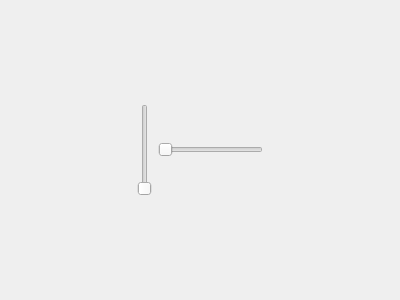
<?xml version="1.0" encoding="UTF-8"?>
<ui version="4.0">
 <class>Dialog</class>
 <widget class="QDialog" name="Dialog">
  <property name="geometry">
   <rect>
    <x>0</x>
    <y>0</y>
    <width>400</width>
    <height>300</height>
   </rect>
  </property>
  <property name="windowTitle">
   <string>Dialog</string>
  </property>
  <layout class="QHBoxLayout" name="horizontalLayout_3">
   <item>
    <layout class="QHBoxLayout" name="horizontalLayout_2">
     <item>
      <spacer name="horizontalSpacer">
       <property name="orientation">
        <enum>Qt::Horizontal</enum>
       </property>
       <property name="sizeHint" stdset="0">
        <size>
         <width>40</width>
         <height>20</height>
        </size>
       </property>
      </spacer>
     </item>
     <item>
      <layout class="QVBoxLayout" name="verticalLayout">
       <item>
        <spacer name="verticalSpacer_2">
         <property name="orientation">
          <enum>Qt::Vertical</enum>
         </property>
         <property name="sizeHint" stdset="0">
          <size>
           <width>20</width>
           <height>40</height>
          </size>
         </property>
        </spacer>
       </item>
       <item>
        <layout class="QHBoxLayout" name="horizontalLayout">
         <item>
          <widget class="QSlider" name="verticalSlider">
           <property name="orientation">
            <enum>Qt::Vertical</enum>
           </property>
          </widget>
         </item>
         <item>
          <widget class="QSlider" name="horizontalSlider">
           <property name="orientation">
            <enum>Qt::Horizontal</enum>
           </property>
          </widget>
         </item>
        </layout>
       </item>
       <item>
        <spacer name="verticalSpacer">
         <property name="orientation">
          <enum>Qt::Vertical</enum>
         </property>
         <property name="sizeHint" stdset="0">
          <size>
           <width>20</width>
           <height>40</height>
          </size>
         </property>
        </spacer>
       </item>
      </layout>
     </item>
     <item>
      <spacer name="horizontalSpacer_2">
       <property name="orientation">
        <enum>Qt::Horizontal</enum>
       </property>
       <property name="sizeHint" stdset="0">
        <size>
         <width>40</width>
         <height>20</height>
        </size>
       </property>
      </spacer>
     </item>
    </layout>
   </item>
  </layout>
 </widget>
 <layoutdefault spacing="6" margin="11"/>
 <resources/>
 <connections/>
</ui>
